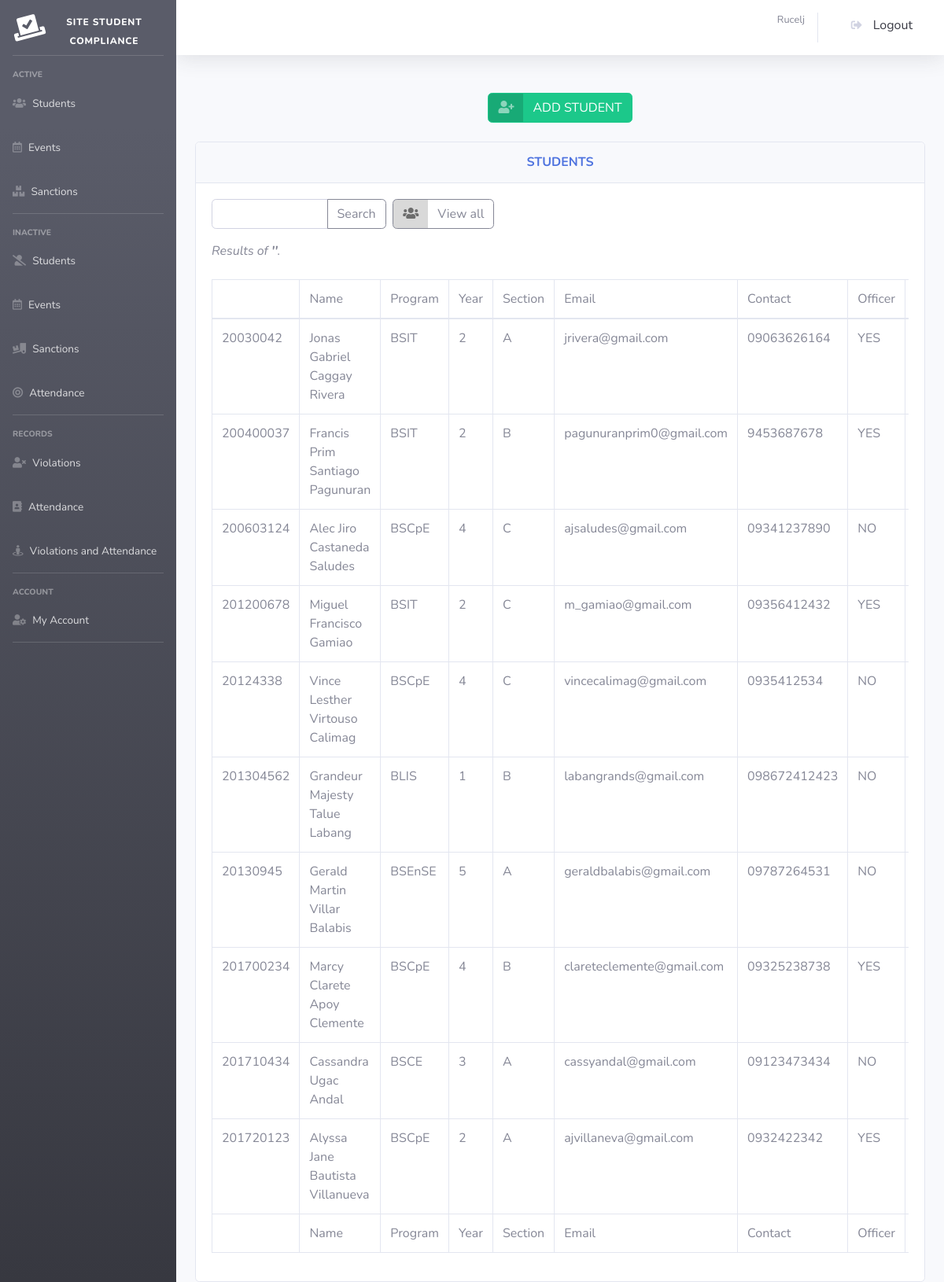
Screenshot of /stud_search.php (signed in) with the database file from the repository.
### tables this page shows
CREATE TABLE `students` (
  `id` varchar(11) NOT NULL,
  `year_level` int(11) NOT NULL,
  `section` text NOT NULL,
  `program` text NOT NULL,
  `firstname` text NOT NULL,
  `middlename` text NOT NULL,
  `lastname` text NOT NULL,
  `email` text NOT NULL,
  `contact` text NOT NULL,
  `officer` text NOT NULL,
  `gender` text NOT NULL,
  `status` int(11) NOT NULL
);

### perfect_function.php (called while the page is built, shortened)
<?php
function getConnection()
{
	$servername = "localhost";
	$username = "root";
	$password = "";
	$dbname = "xx";
	$conn = new mysqli($servername, $username, $password, $dbname);
	return $conn;
}
function search_stud($table_name, $search)
{
	$conn = getConnection();
	$sql = "SELECT * FROM $table_name where
	 (id LIKE '%$search%' OR
	 year_level LIKE '%$search%' OR
	 section LIKE '%$search%' OR
	 program LIKE '%$search%' OR
	 firstname LIKE '%$search%' OR
	 middlename LIKE '%$search%' OR
	 lastname LIKE '%$search%' OR
	 email LIKE '%$search%' OR
	 contact LIKE '%$search%' OR
	 officer LIKE '%$search%' OR
	 gender LIKE '%$search%') AND (status = 0)";
	$result = $conn->query($sql);
	return $result;
}
?>

### stud_search.php (the view, shortened to what this page needs)
<?php
include "header.php";
include "perfect_function.php";
?>
<div align=center>
<br>
    <a href="stud_add.php" class="btn btn-success btn-icon-split">
        <span class="icon text-white-50">
            <i class="fas fa-user-plus"></i>
    </span>
    <span class="text">
        ADD STUDENT
    </span>
    </a>
<br><br>
    <div class="card w-100">
                <div class="card-header py-3">
                <h6 class="m-0 font-weight-bold text-primary">STUDENTS</h6>
                </div>
                <div class="card-body">
                <form method="post" action="stud_search.php">
                    <div class="input-group mb-3 w-25" style="float: left;">
                    <input type="text" class="form-control" placeholder="" name="search" autocomplete="off" required>
                        <div class="input-group-append">
                            <button class="btn btn-outline-secondary" type="submit" id="button-addon2">Search</button>
                        </div>
                        </div>
                </form>
                <a href="stud_manage.php" class="btn btn-outline-secondary btn-icon-split" style="float: left; margin-left: 1%;">
                    <span class="icon text-black-50">
                    <i class="fas fa-users"></i>
                </span>
                <span class="text">
                    View all
                </span>
                </a>
                <div class="table-responsive">
                    <table class="table table-bordered" id="dataTable" width="100%" cellspacing="0">
        <thead>
        <tr>
            <td>&nbsp;</td>
            <td>Name</td>
            <td>Program</td>
            <td>Year</td>
            <td>Section</td>
            <td>Email</td>
            <td>Contact</td>
            <td>Officer</td>
            <td>Gender</td>
        </tr>
        </thead>
        <tfoot>
        <tr>
            <td>&nbsp;</td>
            <td>Name</td>
            <td>Program</td>
            <td>Year</td>
            <td>Section</td>
            <td>Email</td>
            <td>Contact</td>
            <td>Officer</td>
            <td>Gender</td>
        </tr>
        </tfoot>
        <tbody>
    <?php
        $table_name="students";
        $search=$_POST['search'];
        echo "<div style='float:left;'><i>Results of <b>"
                ."'".$_POST['search']."'"
                ."</b>.</i><br><br></div>";
        $user_data=search_stud($table_name, $search);
        foreach ($user_data as $key => $row) {
            $id=$row['id'];
            $name=$row['firstname'] ." ". $row['middlename'] ." ". $row['lastname'];
            $program=$row['program'];
            $year_level=$row['year_level'];
                if ($year_level==1){
                    $year_level="1";
                } elseif ($year_level==2){
                    $year_level="2";
                } elseif ($year_level==3){
                    $year_level="3";
                } elseif ($year_level==4){
                    $year_level="4";
                } else {
                    $year_level="5";
                }
            $section=$row['section'];
            $email=$row['email'];
            $contact=$row['contact'];
            $officer=$row['officer'];
            $gender=$row['gender'];
    ?>
    <tr>
        <td><?= $id ?></td>
        <td><?= $name ?></td>
        <td><?= $program ?></td>
        <td><?= $year_level ?></td>
        <td><?= $section ?></td>
        <td><?= $email ?></td>
        <td><?= $contact ?></td>
        <td><?= $officer ?></td>
        <td><?= $gender ?></td>
    </tr>
        <?php   }   ?>
    </tbody>
</table>
</div>
</div>
</div>

### rows the page displays
students: id "20030042", name "Jonas Gabriel Caggay Rivera", program "BSIT", year_level "2", section "A", email "jrivera@gmail.com", contact "09063626164", officer "YES"
students: id "200400037", name "Francis Prim Santiago Pagunuran", program "BSIT", year_level "2", section "B", email "pagunuranprim0@gmail.com", contact "9453687678", officer "YES"
students: id "200603124", name "Alec Jiro Castaneda Saludes", program "BSCpE", year_level "4", section "C", email "ajsaludes@gmail.com", contact "09341237890", officer "NO"
students: id "201200678", name "Miguel Francisco Gamiao", program "BSIT", year_level "2", section "C", email "m_gamiao@gmail.com", contact "09356412432", officer "YES"
students: id "20124338", name "Vince Lesther Virtouso Calimag", program "BSCpE", year_level "4", section "C", email "vincecalimag@gmail.com", contact "0935412534", officer "NO"
students: id "201304562", name "Grandeur Majesty Talue Labang", program "BLIS", year_level "1", section "B", email "labangrands@gmail.com", contact "098672412423", officer "NO"
students: id "20130945", name "Gerald Martin Villar Balabis", program "BSEnSE", year_level "5", section "A", email "geraldbalabis@gmail.com", contact "09787264531", officer "NO"
students: id "201700234", name "Marcy Clarete Apoy Clemente", program "BSCpE", year_level "4", section "B", email "clareteclemente@gmail.com", contact "09325238738", officer "YES"
students: id "201710434", name "Cassandra Ugac Andal", program "BSCE", year_level "3", section "A", email "cassyandal@gmail.com", contact "09123473434", officer "NO"
students: id "201720123", name "Alyssa Jane Bautista Villanueva", program "BSCpE", year_level "2", section "A", email "ajvillaneva@gmail.com", contact "0932422342", officer "YES"

### other values shown
$_SESSION['firstlast'] "Rucelj"
